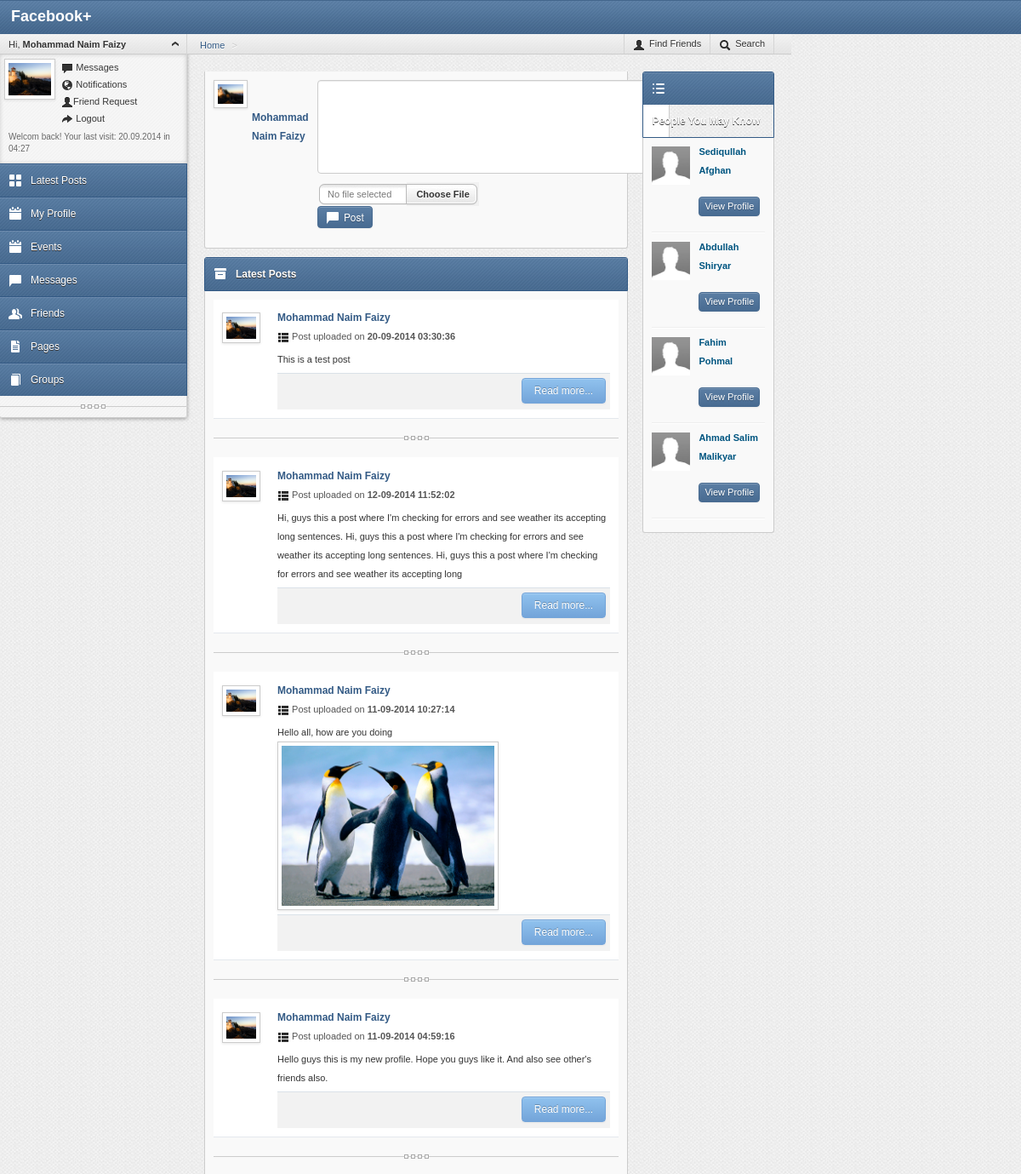
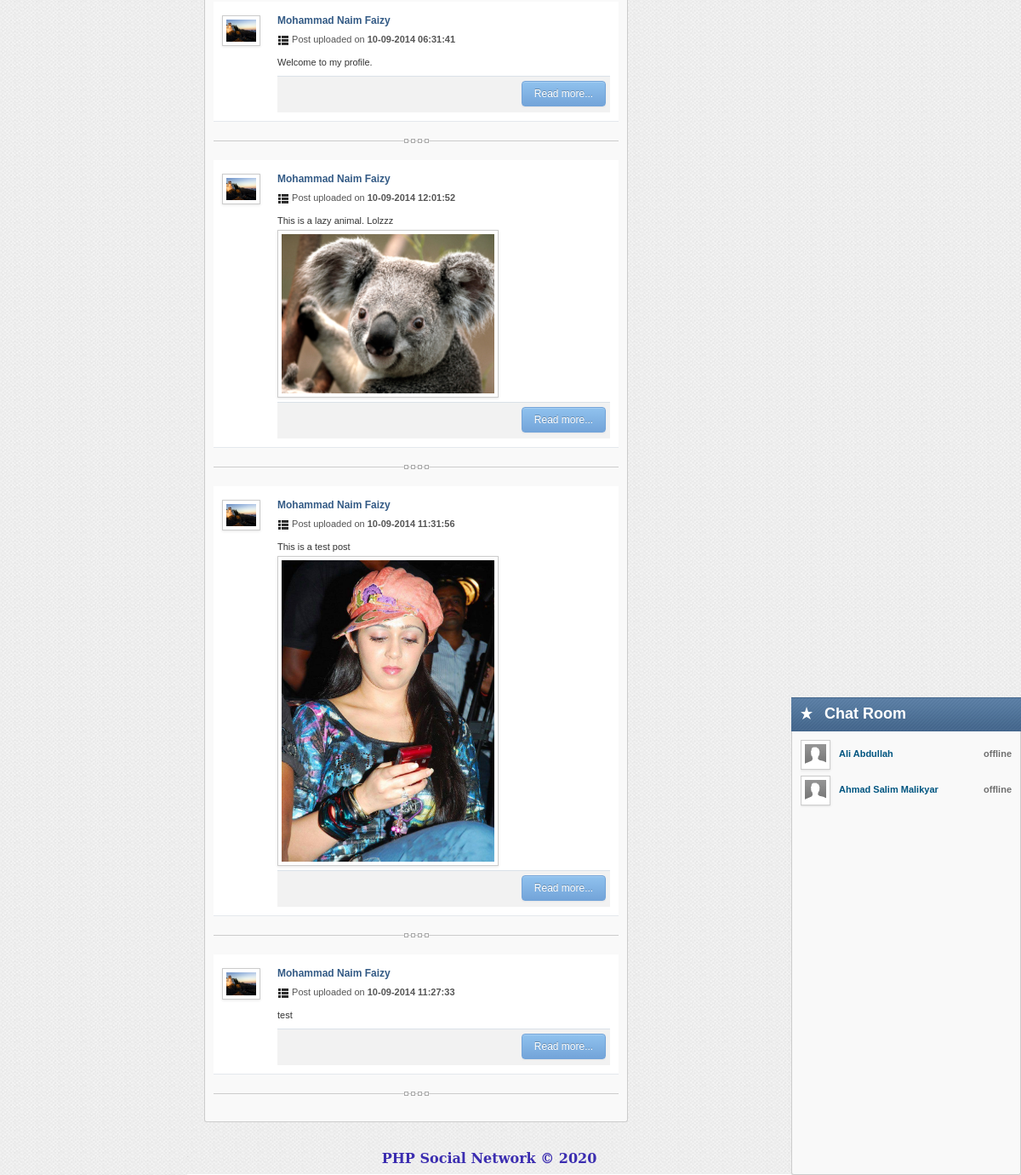
/index.php (signed in), run on the app's committed database (2 pictures, top to bottom).
### tables this page shows
CREATE TABLE IF NOT EXISTS `posts` (
  `post_id` int(11) NOT NULL AUTO_INCREMENT,
  `member_id` int(11) NOT NULL,
  `post_time` int(100) NOT NULL,
  `post_content` text NOT NULL,
  PRIMARY KEY (`post_id`)
);

CREATE TABLE IF NOT EXISTS `users` (
  `user_ID` int(11) NOT NULL AUTO_INCREMENT,
  `first_name` varchar(50) NOT NULL,
  `last_name` varchar(50) NOT NULL,
  `email` varchar(100) NOT NULL,
  `phone` varchar(20) NOT NULL,
  `password` varchar(100) NOT NULL,
  `gender` varchar(10) NOT NULL,
  `dob` varchar(20) NOT NULL,
  `profile_photo` varchar(100) NOT NULL,
  `registration_date` int(100) NOT NULL,
  `activation_date` int(100) NOT NULL,
  `activation_code` varchar(20) NOT NULL,
  `user_status` varchar(10) NOT NULL,
  `LastOnline` int(100) NOT NULL,
  PRIMARY KEY (`user_ID`)
);

CREATE TABLE IF NOT EXISTS `files` (
  `file_id` int(11) NOT NULL AUTO_INCREMENT,
  `file_name` varchar(100) NOT NULL,
  `file_type` varchar(10) NOT NULL,
  `file_size` int(100) NOT NULL,
  `member_id` int(11) NOT NULL,
  `post_id` int(11) NOT NULL,
  PRIMARY KEY (`file_id`)
);

CREATE TABLE IF NOT EXISTS `friends` (
  `friends_ID` int(11) NOT NULL AUTO_INCREMENT,
  `requestedMemberID` int(11) NOT NULL,
  `toMemberID` int(11) NOT NULL,
  `RequestedDate` int(50) NOT NULL,
  `Status` varchar(20) NOT NULL,
  PRIMARY KEY (`friends_ID`)
);

### index.php (the view, shortened to what this page needs)
<?php
	include("includes/connection.php");
	include("includes/header.php"); ?>
<?php include("includes/Navigation.php"); ?>
    <div class="content">
<?php include("includes/breadLine.php"); ?>
    <div class="workplace">
            <div class="row-fluid">
            <div class="span9">
                <div class="block streem">
                <div class="item clearfix">
                        <div class="span3">
                        <div class="image" style="width: 50px; float: left;">
                                <img class="img-polaroid" src="img/users/<?php echo $_SESSION['profile_photo']; ?>" width="30" height="35">
                        </div>
                        <div class="info" style="margin-left: 45px; font-weight: bold;"><a class="name" href="#">
                        <?php echo $_SESSION['FullName']; ?></a></div>
                        </div>
                    <div class="span9">
                    	<form action="index.php" method="post" enctype="multipart/form-data">
                        <div class="textarea">
                        <textarea name="postToSend" id="postToSend" style="width:400px; height:100px;"></textarea>
                        </div>
                        <div class="actions">
                        	<span style="margin: 0px 100px 0px 0px;">
                            </span>
                            <button type="submit" name="sendPost" id="sendPost" class="btn btn-small">
                            <span class="isw-chat"></span> Post
                            </button>
                        </div>
                        </form>
                	</div>
                </div>
                </div>
                <div class="head clearfix">
                	<div class="isw-archive"></div>
                        <h1>Latest Posts</h1>
                </div>
                <div class="block stream">
   				<?php
                	$selectPost = "SELECT `post_id`, `member_id`, `post_time`, `post_content`, users.first_name, users.last_name, users.profile_photo FROM `posts` INNER JOIN users ON posts.member_id = users.user_ID WHERE posts.member_id = " . $_SESSION['user_ID'] . " ORDER BY post_id DESC";
					$res = mysqli_query($conn, $selectPost);
					while($rows = mysqli_fetch_assoc($res)) {
                ?>
                 <div class="item clearfix">
                 <div style="background: #FFFFFF; padding: 5px;">
                    <div class="image" style="margin:10px;">
                        <a href="#">
                        	<img class="img-polaroid" src="img/users/<?php echo $rows['profile_photo']; ?>" width="35" height="35">
                        </a>
                    </div>
                    <div class="info">
                        <a class="name" href="#"><?php echo $rows['first_name'] . " " . $rows["last_name"]; ?></a>
                            <p class="title">
                            <span class="icon-th-list"></span>
                            Post uploaded on
                            <strong><?php
								$date = $rows['post_time'];
								echo (date("d-m-Y h:i:s",$date));
								?></strong>
                            </p>
                            <?php $content = $rows['post_content'];
									$content_1 = explode(' ', $content);
									if( count($content_1) > 49 ) {
										for($i = 0; $i < 50; $i++) {
											echo $content_1[$i] . ' ';
										}
									} else {
										echo $content;
									}
							?>
							<?php
								$query = "SELECT * FROM files WHERE member_id =" . $_SESSION['user_ID']
								. " AND post_id = " . $rows['post_id'];
								$image = mysqli_query($conn, $query);
							?>
                            <div class="text gallery">
                            <?php
								while($row = mysqli_fetch_assoc($image)) {
							?>
                                <a class="fancybox" href="img/<?php echo $row['file_name']; ?>" rel="group">
                                	<img class="img-polaroid" src="img/<?php echo $row['file_name']; ?>" width="250" height="250">
                                </a>
                            <?php }  ?>
                            </div>
                        <div class="footer">
                        <a href="posts.php?post_id=<?php echo $rows['post_id']; ?>&member_id=<?php echo $_SESSION['user_ID'] ?>" class="btn btn-info"> Read more...</a>
                        </div>
                    </div>
                    </div>
                </div>
                <div class="dr"><span></span></div>
                <?php } ?>
		</div>
                </div>
           <div class="span3">
            	<div class="head clearfix">
                        <div class="isw-list"></div>
                        <h1>People You May Know</h1>
                </div>
                <div class="block messages">
                        <?php
							$queryFriends = "SELECT * FROM users WHERE user_ID <> " . $_SESSION['user_ID'] . " ORDER BY user_ID DESC LIMIT 4";
							$queryResult = mysqli_query($conn, $queryFriends);
							while($queryRows = mysqli_fetch_assoc($queryResult)) {
						?>
                        <div class="item clearfix">
                            <div class="image"><a href="user_profile.php?member_id=<?php echo $queryRows['user_ID']; ?>"><img src="img/users/<?php echo $queryRows['profile_photo'] ?>" width="45" height="50"/></a></div>
                            <div class="info" style="margin-left: 10px; margin-top: -10px;">
                                <a href="user_profile.php?member_id=<?php echo $queryRows['user_ID']; ?>" class="name"><?php echo $queryRows['first_name'] . " " . $queryRows['last_name']; ?></a>
                                <a href="user_profile.php?member_id=<?php echo $queryRows['user_ID']; ?>" class="btn btn-mini"> View Profile </a>
                            </div>
                        </div>
                        <hr style="margin: 5px 0px;" />
                        <?php } ?>
            </div>
            </div>
        </div>
    </div>
<?php include("includes/chatroom.php"); ?>
<?php include("includes/footer.php"); ?>

### includes/header.php (shortened to what this page needs)
<!DOCTYPE html>
<html lang="en">
<head>
    <link href="css/stylesheets.css" rel="stylesheet" type="text/css" />
    <link rel='stylesheet' type='text/css' href='css/fullcalendar.print.css' media='print' />
</head>
<body>
    <div class="header">
        <p class="logo">Facebook+</p>
    </div>

### includes/Navigation.php (shortened to what this page needs)
<div style="position: fixed; top: 0px; left: 0px;">
<div class="menu">
        <div class="breadLine">
            <div class="adminControl active">
                Hi, <span style="font-weight:bold;"><?php echo $_SESSION['FullName']; ?></span>
            </div>
        </div>
        <div class="admin">
            <div class="image">
                <a class="fancybox" href="img/users/<?php echo @$_SESSION['profile_photo']; ?>" rel="group">
                <img src="img/users/<?php echo @$_SESSION['profile_photo']; ?>" class="img-polaroid" width="50" height="70"/>
                </a>
            </div>
            <ul class="control">
                <li>
                <span class="icon-comment"></span>
                <a href="#messages" role="button" data-toggle="modal">Messages</a>
                </li>
                <li>
                <span class="icon-globe"></span>
                <a href="#notifications" role="button" data-toggle="modal">Notifications</a>
                </li>
                <li>
                <span class="icon-user"></span><a href="#friendRequest" role="button" data-toggle="modal">Friend Request</a>
                </li>
                <li><span class="icon-share-alt"></span> <a href="logout.php">Logout</a></li>
            </ul>
            <div class="info">
                <span>Welcom back! Your last visit:
                <?php echo $_SESSION['lastOnline']; ?></span>
            </div>
        </div>
        <ul class="navigation">
            <li>
                <a href="index.php">
                    <span class="isw-grid"></span><span class="text">Latest Posts</span>
                </a>
            </li>
            <li>
                <a href="user_profile.php">
                    <span class="isw-calendar"></span><span class="text">My Profile</span>
                </a>
            </li>
            <li>
                <a href="index.html">
                    <span class="isw-calendar"></span><span class="text">Events</span>
                </a>
            </li>
            <li>
                <a href="messages.php">
                    <span class="isw-chat"></span><span class="text">Messages</span>
                </a>
            </li>
            <li>
                <a href="friends.php">
                    <span class="isw-users"></span><span class="text">Friends</span>
                </a>
            </li>
            <li>
                <a href="#">
                    <span class="isw-text_document"></span><span class="text">Pages</span>
                </a>
            </li>
            <li>
                <a href="#">
                    <span class="isw-documents"></span><span class="text">Groups</span>
                </a>
            </li>
        </ul>
        <div class="dr"><span></span></div>
    </div>
    </div>

### includes/breadLine.php (shortened to what this page needs)
<div class="breadLine">
            <ul class="breadcrumb">
                <li><a href="#">Home</a> <span class="divider">></span></li>
            </ul>
            <ul class="buttons">
                <li>
                    <a href="#" class="link_bcPopupList"><span class="icon-user"></span><span class="text">Find Friends</span></a>
                </li>
                <li>
                    <a href="#" class="link_bcPopupSearch"><span class="icon-search"></span><span class="text">Search</span></a>
                </li>
            </ul>
        </div>

### includes/chatroom.php (shortened to what this page needs)
<div class="chatroom">
    <div class="span3 position">
                <div class="header clearfix">
                    <div class="isw-favorite"></div>
                    <p class="logo">Chat Room</p>
                </div>
                <div class="block messages scrollBox">
                    <div class="scroll" style="height: 500px; margin-top: 40px;">
                        <?php
				$strQuery = "SELECT friends_ID, `requestedMemberID`, `toMemberID` FROM `friends` WHERE (requestedMemberID = $_SESSION[user_ID] OR toMemberID = $_SESSION[user_ID]) AND Status = 'Accepted'";
				$strResult = mysqli_query($conn, $strQuery);
				while($friends = mysqli_fetch_assoc($strResult)) {
					$from_id = $friends['requestedMemberID'];
					$to_id = $friends['toMemberID'];
					$userID = $from_id;
					if($from_id == $_SESSION['user_ID']){
						$userID = $to_id;
					}
					$m_info = mysqli_query($conn, "SELECT * from users where user_ID = $userID");
					$m_info = mysqli_fetch_assoc($m_info);
					$firstname = $m_info['first_name'];
					$lastname = $m_info['last_name'];
					$member_id = $m_info['user_ID'];
					$profilephoto = $m_info['profile_photo'];
					$lastOnline = $m_info['LastOnline'];
					$now = time() - 60;
                        ?>
                        <div class="item clearfix">
                            <div class="image"><a href="img/users/<?php echo $profilephoto; ?>">
                            <img src="img/users/<?php echo $profilephoto; ?>" class="img-polaroid" width="25" height="25"/></a></div>
                            <div class="info">
                                <a class="name" href="messages.php?user_id=<?php echo $member_id; ?>">
					<?php echo $firstname . " " . $lastname; ?></a>
                                <?php
					if( $lastOnline >= $now ){
						echo '<span class="online"> online</span>';
					} else {
						echo '<span class="offline"> offline</span>';
					}
					 ?>
                            </div>
                        </div>
                        <?php } ?>
                 </div>
</div>
	</div>
</div>

### includes/footer.php (shortened to what this page needs)
<div class="page_footer">
	<div class="footer_text">PHP Social Network &copy; <?php echo date('Y'); ?></div>
</div>
</body>
</html>

### css/stylesheets.css (style rules this page uses)
html { height: 100%; }
body { min-height: 100%; font-family: Arial, Helvetica, sans-serif; font-size: 12px; line-height: 22px; position: relative; background: url("../img/backgrounds/body.jpg") left top repeat; }

### includes/header.php (style rules this page uses)
.logo { color: #ffffff; font-weight: bold; font-size: 20px; margin-left: 10px; }
.offline { color: #707070 !important; position: absolute; right: 0px; text-align: right; font-weight: bold; padding-right: 10px; }
.page_footer { clear:both; width: 100%; height: 30px; color: #3B2DB0; text-align: center; font-family:Constantia, "Lucida Bright", "DejaVu Serif", Georgia, serif; position: absolute; bottom: 0; }
.footer_text { font-size: 16px; font-weight: bold; }
.logo { color: #ffffff; font-weight: bold; font-size: 18px; }

### data on the page
posts: users.profile_photo (picture), users.first_name "Mohammad Naim", users.last_name "Faizy", post_time "20-09-2014 03:30:36", post_content "This is a test post"
posts: users.profile_photo (picture), users.first_name "Mohammad Naim", users.last_name "Faizy", post_time "12-09-2014 11:52:02", i "Hi,", i "guys", i "this", i "a", i "post", i "where", i "I'm", i "checking", i "for", i "errors", i "and", i "see", i "weather", i "its", i "accepting", i "long", i "sentences."
posts: users.profile_photo (picture), users.first_name "Mohammad Naim", users.last_name "Faizy", post_time "11-09-2014 10:27:14", post_content "Hello all, how are you doing"
files: file_name (picture)
posts: users.profile_photo (picture), users.first_name "Mohammad Naim", users.last_name "Faizy", post_time "11-09-2014 04:59:16", post_content "Hello guys this is my new profile. Hope you guys like it. And also see other's friends also."
posts: users.profile_photo (picture), users.first_name "Mohammad Naim", users.last_name "Faizy", post_time "10-09-2014 06:31:41", post_content "Welcome to my profile."
posts: users.profile_photo (picture), users.first_name "Mohammad Naim", users.last_name "Faizy", post_time "10-09-2014 12:01:52", post_content "This is a lazy animal. Lolzzz"
files: file_name (picture)
posts: users.profile_photo (picture), users.first_name "Mohammad Naim", users.last_name "Faizy", post_time "10-09-2014 11:31:56", post_content "This is a test post"
files: file_name (picture)
posts: users.profile_photo (picture), users.first_name "Mohammad Naim", users.last_name "Faizy", post_time "10-09-2014 11:27:33", post_content "test"
users: profile_photo (picture), first_name "Sediqullah", last_name "Afghan"
users: profile_photo (picture), first_name "Abdullah", last_name "Shiryar"
users: profile_photo (picture), first_name "Fahim", last_name "Pohmal"
users: profile_photo (picture), first_name "Ahmad Salim", last_name "Malikyar"
friends: users.profile_photo (picture), users.first_name "Ali", users.last_name "Abdullah"
friends: users.profile_photo (picture), users.first_name "Ahmad Salim", users.last_name "Malikyar"

### other printed values
$_SESSION['FullName'] "Mohammad Naim Faizy"
$_SESSION['lastOnline'] "20.09.2014 in 04:27"
